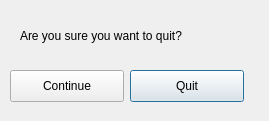
<?xml version="1.0" encoding="UTF-8"?>
<ui version="4.0">
 <class>Dialog</class>
 <widget class="QDialog" name="Dialog">
  <property name="geometry">
   <rect>
    <x>0</x>
    <y>0</y>
    <width>269</width>
    <height>121</height>
   </rect>
  </property>
  <property name="windowTitle">
   <string>Dialog</string>
  </property>
  <widget class="QLabel" name="label">
   <property name="geometry">
    <rect>
     <x>20</x>
     <y>10</y>
     <width>221</width>
     <height>51</height>
    </rect>
   </property>
   <property name="text">
    <string>Are you sure you want to quit?</string>
   </property>
   <property name="wordWrap">
    <bool>true</bool>
   </property>
  </widget>
  <widget class="QPushButton" name="quit_button">
   <property name="geometry">
    <rect>
     <x>130</x>
     <y>70</y>
     <width>114</width>
     <height>32</height>
    </rect>
   </property>
   <property name="text">
    <string>Quit</string>
   </property>
  </widget>
  <widget class="QPushButton" name="continue_button">
   <property name="geometry">
    <rect>
     <x>10</x>
     <y>70</y>
     <width>114</width>
     <height>32</height>
    </rect>
   </property>
   <property name="text">
    <string>Continue</string>
   </property>
  </widget>
 </widget>
 <resources/>
 <connections>
  <connection>
   <sender>continue_button</sender>
   <signal>clicked()</signal>
   <receiver>Dialog</receiver>
   <slot>reject()</slot>
   <hints>
    <hint type="sourcelabel">
     <x>146</x>
     <y>205</y>
    </hint>
    <hint type="destinationlabel">
     <x>199</x>
     <y>149</y>
    </hint>
   </hints>
  </connection>
  <connection>
   <sender>quit_button</sender>
   <signal>clicked()</signal>
   <receiver>Dialog</receiver>
   <slot>accept()</slot>
   <hints>
    <hint type="sourcelabel">
     <x>296</x>
     <y>205</y>
    </hint>
    <hint type="destinationlabel">
     <x>199</x>
     <y>149</y>
    </hint>
   </hints>
  </connection>
 </connections>
</ui>
